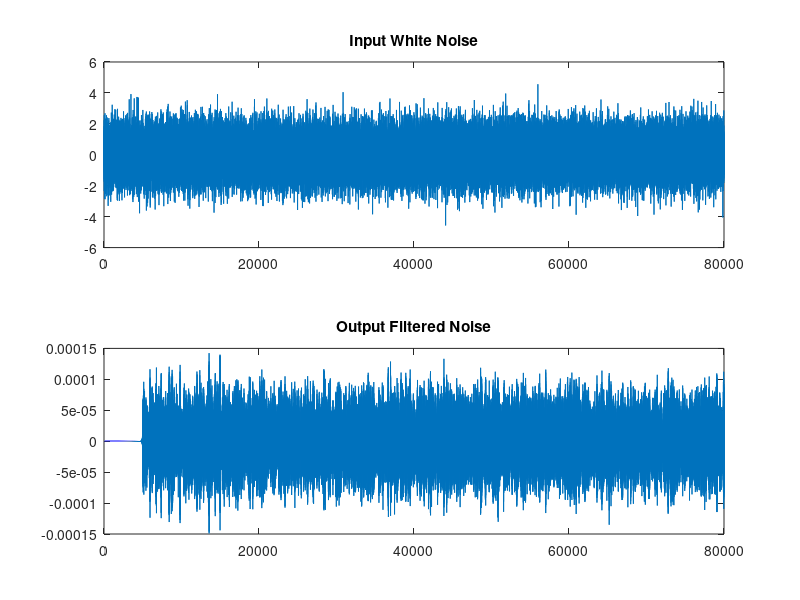
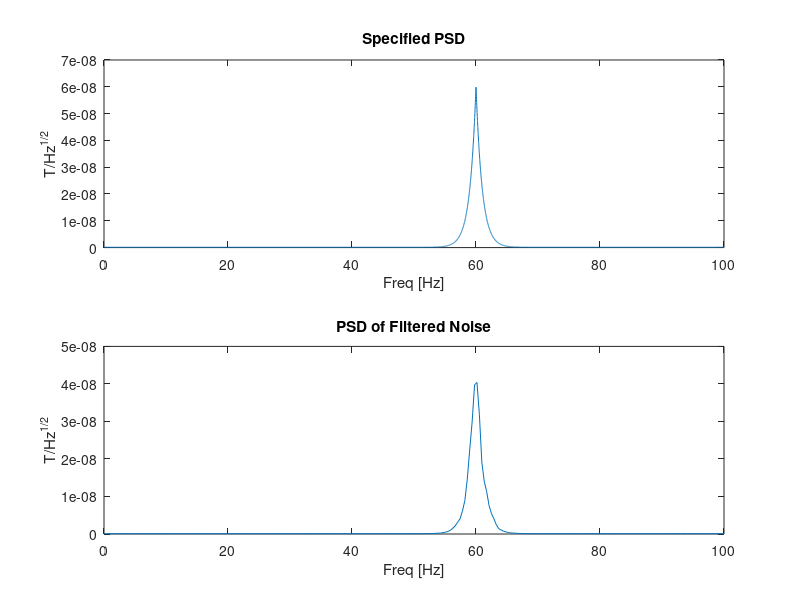

Write MATLAB code to recreate these figures, in order.
clear                             %Clears matlab
close all                         %Closes all matlab figure windows
N = 1e4;                          %Number of entries in arrays
avg_noise = 100e-12;              %T/Hz^1/2
peak_value = 60000e-12;           %T/Hz^1/2

max_freq = 100;                   %Hz
sample_freq = 2*max_freq;         %Hz

f = linspace(0,max_freq,N);       %Hz
baseline = avg_noise * ones(1,N); %T/Hz^1/2
powerline_peak = peak_value * exp(-1*abs(f-60)); %T/Hz^1/2
p = baseline + powerline_peak;    %T/Hz^1/2

hfir = fir2(N, f/max_freq, sqrt(p));
[mag_h, h_freq] = freqz(hfir, 1, N, sample_freq);


% figure
% subplot(2,1,1)
% plot(f,p)
% subplot(2,1,2)
% plot(h_freq, abs(mag_h).*abs(mag_h))


white_noise = randn(N*8, 1);

% figure
[noise_power, noise_freq] = pwelch(white_noise,[],[],[], sample_freq);
% plot(noise_freq, noise_power)

noise = filter(hfir, 1, white_noise);

figure
subplot(2,1,1)
plot(white_noise)
title("Input White Noise")
subplot(2,1,2)
plot(noise)
title("Output Filtered Noise")

[noise_power, noise_freq] = pwelch(noise,[],[],[], sample_freq);

noise_power = noise_power*max_freq;
       

figure
subplot(2,1,1)
plot(f,p)
title("Specified PSD")
xlabel("Freq [Hz]")
ylabel("T/Hz^{1/2}")
subplot(2,1,2)
plot(noise_freq, noise_power)
title("PSD of Filtered Noise")
xlabel("Freq [Hz]")
ylabel("T/Hz^{1/2}")


